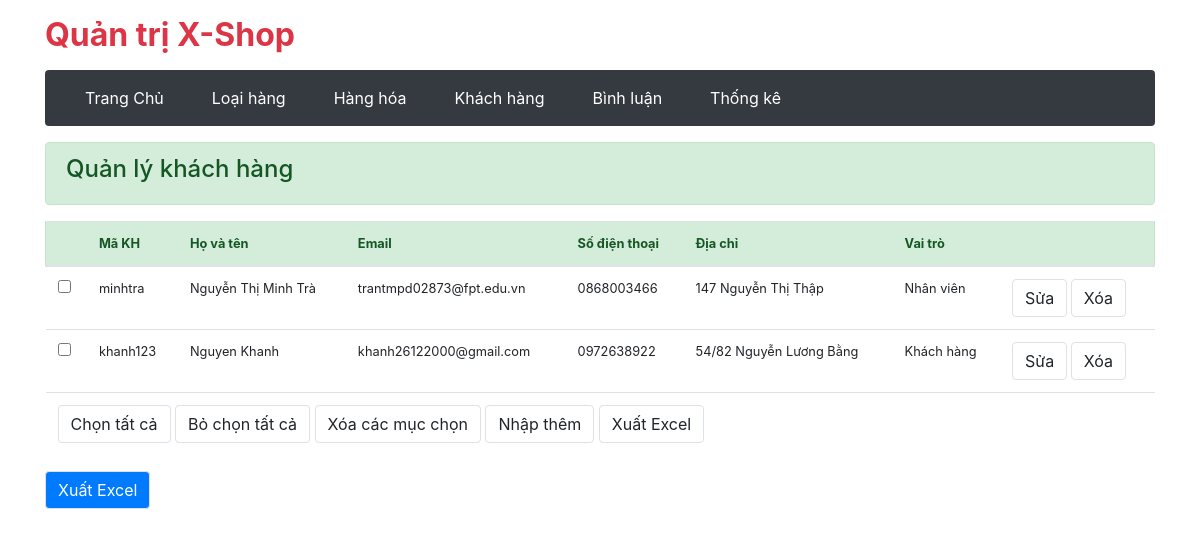
/admin/member/index.php?btn-list (signed in), run on an earlier commit of the app's database.
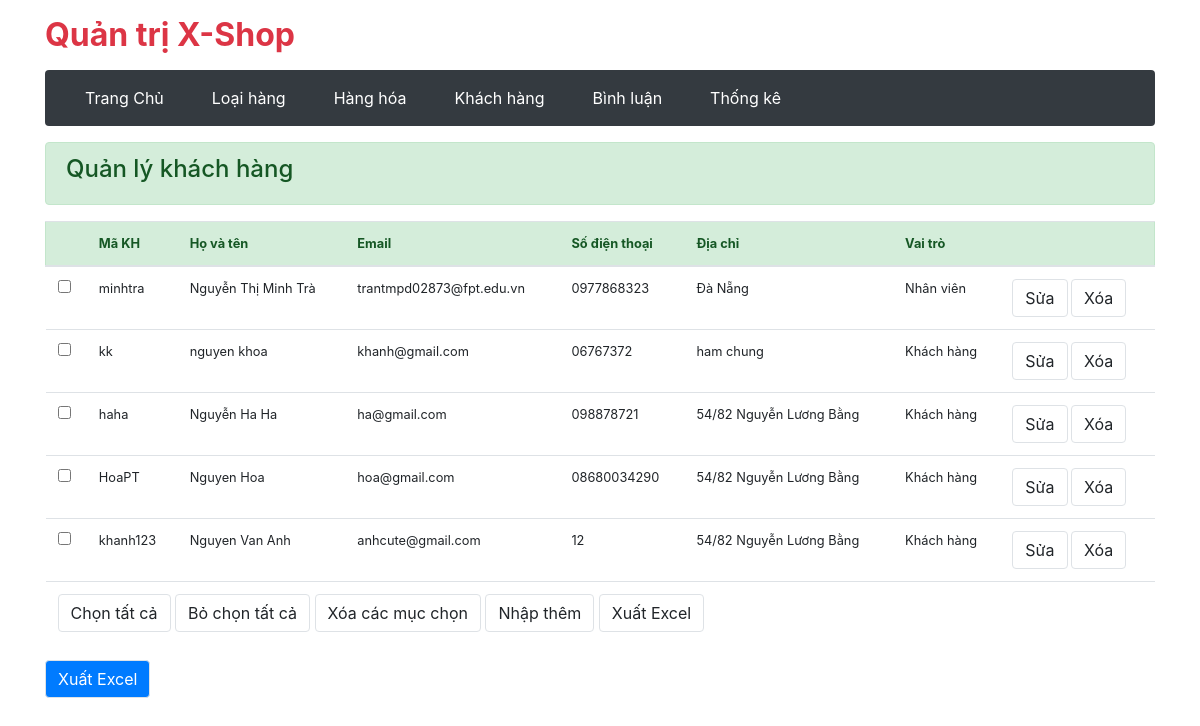
And on a later commit of the database.
### tables this page shows
CREATE TABLE `khach_hang` (
  `ma_kh` varchar(20) NOT NULL,
  `mat_khau` varchar(100) NOT NULL,
  `ho_ten` varchar(50) NOT NULL,
  `email` varchar(50) NOT NULL,
  `hinh_kh` varchar(100) NOT NULL,
  `so_dt` varchar(11) NOT NULL,
  `dia_chi` varchar(200) NOT NULL,
  `vai_tro` int(1) NOT NULL
);

### admin/member/index.php (called while the page is built, shortened)
<?php
    require '../../gobal.php';
    require '../../dao/functionMember.php';
    extract($_REQUEST);
    if(isset($_POST['btn-insert'])){
        $vai_tro = isset($vai_tro) ? $vai_tro : 0;
        $hinh = save_file("hinh", "$IMAGE_DIR");
        $hinh_kh = strlen($hinh) > 0 ? $hinh : 'user.png';
        addNewMember($ma_kh, $mat_khau , $ho_ten, $email, $hinh_kh, $so_dt, $dia_chi, $vai_tro);
        $view_name = 'addMember.php';
        $MESSAGE = 'Thêm thành viên thành công';
    }
    else if(array_key_exists('btn-list', $_REQUEST)){
        $members = selectMember();
    }
    require "../layout.php";

### dao/functionMember.php (called while the page is built, shortened)
<?php
    require_once 'database.php';
    function selectMember()
    {
        global $conn;
        $select = "SELECT * FROM khach_hang WHERE vai_tro != '3'  ORDER BY vai_tro DESC";
        return  $conn->query($select);
    }

### admin/member/listMember.php (the view, shortened to what this page needs)
<div class="alert alert-success mt-3">
  <h4>Quản lý khách hàng</h4>
</div>
<form action="index.php" method="post" class="mt-3">
  <table class="table">
    <thead class="alert alert-success small">
      <tr>
        <th scope="col"></th>
        <th scope="col">Mã KH</th>
        <th scope="col">Họ và tên</th>
        <th scope="col">Email</th>
        <th scope="col">Số điện thoại</th>
        <th scope="col">Địa chỉ</th>
        <th scope="col">Vai trò</th>
        <th scope="col"></th>
      </tr>
    </thead>
    <tbody class="small">
      <?php foreach ($members as $member) : ?>
        <?php
          if ($member['vai_tro'] == 3) {
            $vai_tro = 'Quản lý';
          } else if ($member['vai_tro'] == 1) {
            $vai_tro = 'Nhân viên';
          } else {
            $vai_tro = 'Khách hàng';
          }
          ?>
        <tr>
          <th><input type="checkbox" name="ma_kh[]" value="<?= $member['ma_kh'] ?>"></th>
          <td><?= $member['ma_kh'] ?></td>
          <td><?= $member['ho_ten'] ?></td>
          <td><?= $member['email'] ?></td>
          <td><?= $member['so_dt'] ?></td>
          <td><?= $member['dia_chi'] ?></td>
          <td><?= $vai_tro ?></td>
          <td>
            <a href="index.php?btn-edit&ma_kh=<?= $member['ma_kh'] ?>" class="btn btn-default border">Sửa</a>
            <a href="index.php?btn-delete&ma_kh=<?= $member['ma_kh'] ?>" class="btn btn-default border">Xóa</a>
          </td>
        </tr>
      <?php endforeach ?>
    </tbody>
    <tfoot>
      <tr>
        <td colspan="8">
          <button id="check-all" type="button" class="btn btn-default border">Chọn tất cả</button>
          <button id="clear-all" type="button" class="btn btn-default border">Bỏ chọn tất cả</button>
          <button id="btn-delete" name="btn-delete" class="btn btn-default border">Xóa các mục chọn</button>
          <a href="index.php" class="btn btn-default border">Nhập thêm</a>
          <input type="submit" name="export" value="Xuất Excel" class="btn btn-default border">
        </td>
      </tr>
    </tfoot>
  </table>
</form>
<form action="export.php" method="POST">
    <div class="form-group">
        <input type="submit" name="export" value="Xuất Excel" class="btn btn-primary border">
    </div>
</form>

What changed in the data, as far as the page shows it:
changed khach_hang "minhtra": so_dt "0868003466" → "0977868323"; dia_chi "147 Nguyễn Thị Thập" → "Đà Nẵng"
added khach_hang: ma_kh "kk", ho_ten "nguyen khoa", email "khanh@gmail.com", so_dt "06767372", dia_chi "ham chung", vai_tro "Khách hàng"
added khach_hang: ma_kh "haha", ho_ten "Nguyễn Ha Ha", email "ha@gmail.com", so_dt "098878721", dia_chi "54/82 Nguyễn Lương Bằng", vai_tro "Khách hàng"
added khach_hang: ma_kh "HoaPT", ho_ten "Nguyen Hoa", email "hoa@gmail.com", so_dt "08680034290", dia_chi "54/82 Nguyễn Lương Bằng", vai_tro "Khách hàng"
changed khach_hang "khanh123": ho_ten "Nguyen Khanh" → "Nguyen Van Anh"; email "khanh26122000@gmail.com" → "anhcute@gmail.com"; so_dt "0972638922" → "12"
